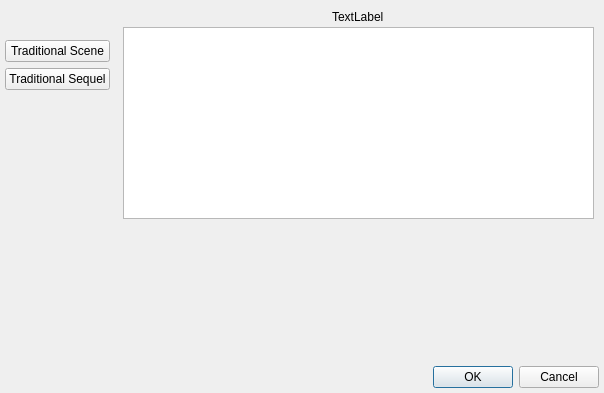
<?xml version="1.0" encoding="UTF-8"?>
<ui version="4.0">
 <class>SceneStructuteTemplateSelector</class>
 <widget class="QDialog" name="SceneStructuteTemplateSelector">
  <property name="geometry">
   <rect>
    <x>0</x>
    <y>0</y>
    <width>604</width>
    <height>393</height>
   </rect>
  </property>
  <property name="windowTitle">
   <string>Scene structure template selector</string>
  </property>
  <layout class="QVBoxLayout" name="verticalLayout_4">
   <property name="spacing">
    <number>3</number>
   </property>
   <property name="leftMargin">
    <number>0</number>
   </property>
   <property name="topMargin">
    <number>0</number>
   </property>
   <property name="rightMargin">
    <number>5</number>
   </property>
   <property name="bottomMargin">
    <number>5</number>
   </property>
   <item>
    <layout class="QHBoxLayout" name="horizontalLayout">
     <item>
      <widget class="QWidget" name="wdgTypesContainer" native="true">
       <property name="relaxed-white-bg" stdset="0">
        <bool>true</bool>
       </property>
       <layout class="QVBoxLayout" name="verticalLayout">
        <property name="spacing">
         <number>6</number>
        </property>
        <property name="leftMargin">
         <number>5</number>
        </property>
        <property name="topMargin">
         <number>40</number>
        </property>
        <property name="rightMargin">
         <number>5</number>
        </property>
        <item>
         <widget class="QPushButton" name="btnScene">
          <property name="cursor">
           <cursorShape>PointingHandCursor</cursorShape>
          </property>
          <property name="focusPolicy">
           <enum>Qt::ClickFocus</enum>
          </property>
          <property name="toolTip">
           <string>Save the Cat structure</string>
          </property>
          <property name="text">
           <string>Traditional Scene</string>
          </property>
          <property name="checkable">
           <bool>true</bool>
          </property>
          <property name="main-side-nav" stdset="0">
           <bool>true</bool>
          </property>
          <attribute name="buttonGroup">
           <string notr="true">buttonGroup</string>
          </attribute>
         </widget>
        </item>
        <item>
         <widget class="QPushButton" name="btnSequel">
          <property name="cursor">
           <cursorShape>PointingHandCursor</cursorShape>
          </property>
          <property name="focusPolicy">
           <enum>Qt::ClickFocus</enum>
          </property>
          <property name="toolTip">
           <string>Save the Cat structure</string>
          </property>
          <property name="text">
           <string>Traditional Sequel</string>
          </property>
          <property name="checkable">
           <bool>true</bool>
          </property>
          <property name="main-side-nav" stdset="0">
           <bool>true</bool>
          </property>
          <attribute name="buttonGroup">
           <string notr="true">buttonGroup</string>
          </attribute>
         </widget>
        </item>
        <item>
         <spacer name="verticalSpacer">
          <property name="orientation">
           <enum>Qt::Vertical</enum>
          </property>
          <property name="sizeHint" stdset="0">
           <size>
            <width>20</width>
            <height>40</height>
           </size>
          </property>
         </spacer>
        </item>
       </layout>
      </widget>
     </item>
     <item>
      <layout class="QVBoxLayout" name="verticalLayout_2">
       <property name="leftMargin">
        <number>5</number>
       </property>
       <property name="topMargin">
        <number>10</number>
       </property>
       <property name="rightMargin">
        <number>5</number>
       </property>
       <item alignment="Qt::AlignHCenter">
        <widget class="QLabel" name="lblTitle">
         <property name="text">
          <string>TextLabel</string>
         </property>
         <property name="h2" stdset="0">
          <bool>true</bool>
         </property>
        </widget>
       </item>
       <item>
        <widget class="QTextBrowser" name="textBrowser">
         <property name="sizePolicy">
          <sizepolicy hsizetype="Expanding" vsizetype="Maximum">
           <horstretch>0</horstretch>
           <verstretch>0</verstretch>
          </sizepolicy>
         </property>
         <property name="maximumSize">
          <size>
           <width>16777215</width>
           <height>200</height>
          </size>
         </property>
         <property name="transparent" stdset="0">
          <bool>true</bool>
         </property>
        </widget>
       </item>
       <item>
        <widget class="QScrollArea" name="scrollArea">
         <property name="frameShape">
          <enum>QFrame::NoFrame</enum>
         </property>
         <property name="horizontalScrollBarPolicy">
          <enum>Qt::ScrollBarAlwaysOff</enum>
         </property>
         <property name="widgetResizable">
          <bool>true</bool>
         </property>
         <widget class="QWidget" name="scrollAreaTimeline">
          <property name="geometry">
           <rect>
            <x>0</x>
            <y>0</y>
            <width>455</width>
            <height>130</height>
           </rect>
          </property>
          <property name="sizePolicy">
           <sizepolicy hsizetype="Preferred" vsizetype="Expanding">
            <horstretch>0</horstretch>
            <verstretch>0</verstretch>
           </sizepolicy>
          </property>
          <property name="relaxed-white-bg" stdset="0">
           <bool>true</bool>
          </property>
          <layout class="QVBoxLayout" name="verticalLayout_3">
           <property name="spacing">
            <number>0</number>
           </property>
           <property name="leftMargin">
            <number>15</number>
           </property>
           <property name="topMargin">
            <number>40</number>
           </property>
           <property name="rightMargin">
            <number>15</number>
           </property>
           <property name="bottomMargin">
            <number>0</number>
           </property>
          </layout>
         </widget>
        </widget>
       </item>
      </layout>
     </item>
    </layout>
   </item>
   <item>
    <widget class="QDialogButtonBox" name="buttonBox">
     <property name="orientation">
      <enum>Qt::Horizontal</enum>
     </property>
     <property name="standardButtons">
      <set>QDialogButtonBox::Cancel|QDialogButtonBox::Ok</set>
     </property>
    </widget>
   </item>
  </layout>
 </widget>
 <resources/>
 <connections>
  <connection>
   <sender>buttonBox</sender>
   <signal>accepted()</signal>
   <receiver>SceneStructuteTemplateSelector</receiver>
   <slot>accept()</slot>
   <hints>
    <hint type="sourcelabel">
     <x>248</x>
     <y>254</y>
    </hint>
    <hint type="destinationlabel">
     <x>157</x>
     <y>274</y>
    </hint>
   </hints>
  </connection>
  <connection>
   <sender>buttonBox</sender>
   <signal>rejected()</signal>
   <receiver>SceneStructuteTemplateSelector</receiver>
   <slot>reject()</slot>
   <hints>
    <hint type="sourcelabel">
     <x>316</x>
     <y>260</y>
    </hint>
    <hint type="destinationlabel">
     <x>286</x>
     <y>274</y>
    </hint>
   </hints>
  </connection>
 </connections>
 <buttongroups>
  <buttongroup name="buttonGroup"/>
 </buttongroups>
</ui>
